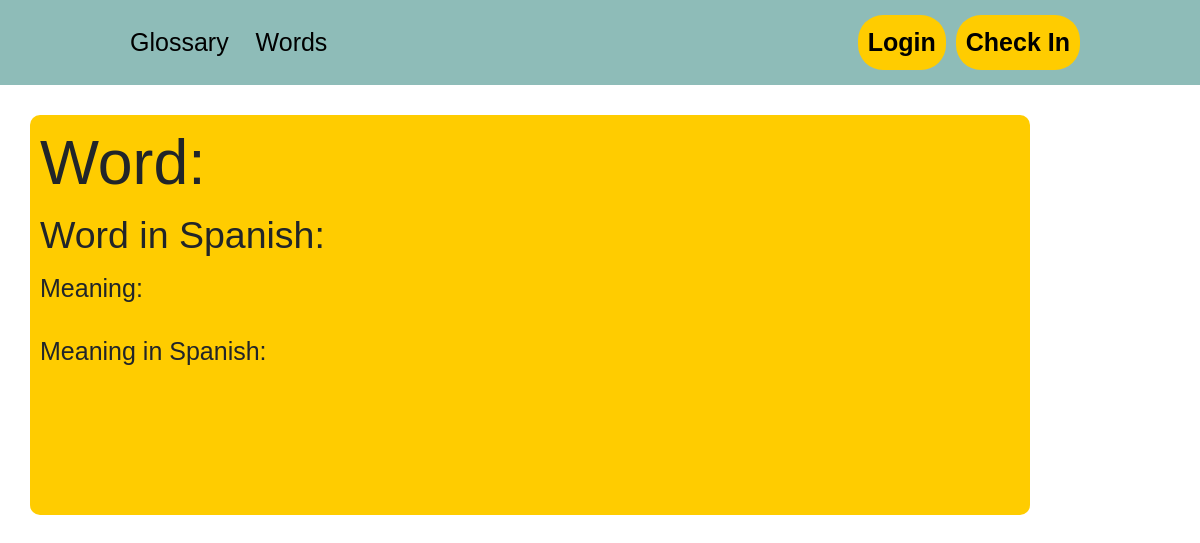
/show_word/10, run on an earlier commit of the app's database.
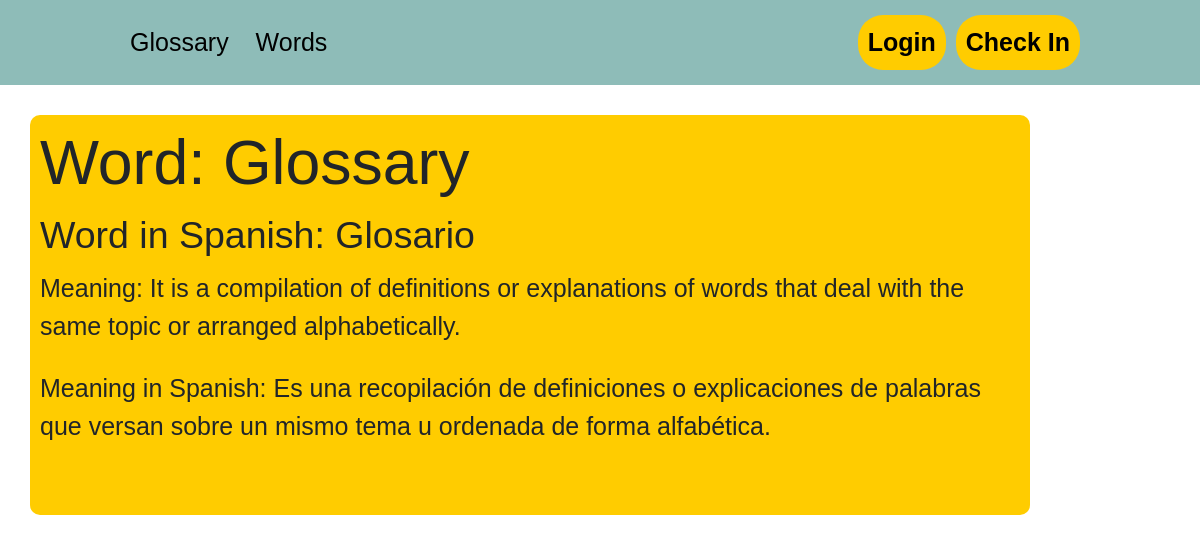
And on a later commit of the database.
### tables this page shows
CREATE TABLE "palabra" (
	"id"	INTEGER NOT NULL,
	"english"	TEXT,
	"spanish"	TEXT,
	"id_usuario"	INTEGER,
	"state"	TEXT,
	PRIMARY KEY("id" AUTOINCREMENT)
);

CREATE TABLE "significado" (
	"id"	INTEGER NOT NULL,
	"english"	TEXT,
	"id_palabra"	INTEGER,
	"spanish"	TEXT,
	PRIMARY KEY("id" AUTOINCREMENT)
);

### app.py (the view)
@app.route("/show_word/<id>")
def show_word(id):
    db = DBAccess("database/glosario.db")
    word= db.view_word(int(id))
    meaning= db.view_meaning(int(id))
    return render_template("show_word.html", word= word, meaning= meaning)

### model/DBAccess.py (called while the page is built)
    def view_word(self, id):
        sql= f"SELECT * FROM palabra WHERE id= {id}"
        self.cursor.execute(sql)
        self.con.commit()
        return self.cursor.fetchone()

    def view_meaning(self, id_palabra):
        sql= f"SELECT * FROM significado WHERE id_palabra={id_palabra}"
        self.cursor.execute(sql)
        self.con.commit()
        return self.cursor.fetchone()

### templates/show_word.html
{% extends "layout.html" %}
{% block contenido %}
<body>
      <div class="card_word" >
            <h1>Word: {{word[1]}}</h1>
            <h4>Word in Spanish: {{word[2]}}</h4>
            <p>Meaning: {{meaning[1]}}</p>
            <p>Meaning in Spanish: {{meaning[3]}}</p>
      </div>
</body>
{% endblock %}

### templates/layout.html (shortened to what this page needs)
<!DOCTYPE html>
<html lang="en">
<head>
    <link rel="stylesheet" href="https://www.dafont.com/es/spicy-potatos.font">
    <link rel="stylesheet" href="{{ url_for('static', filename='style.css') }}">
    <link href="https://cdn.jsdelivr.net/npm/bootstrap@5.2.3/dist/css/bootstrap.min.css" rel="stylesheet"
>
    <link href='https://unpkg.com/boxicons@2.1.4/css/boxicons.min.css' rel='stylesheet'>
    <link rel="stylesheet" href="{{ url_for('static', filename='script.js') }}">
    <link rel="stylesheet" href="https://cdnjs.cloudflare.com/ajax/libs/font-awesome/6.4.0/css/all.min.css" />
</head>
<body>
<header class="header">
    <nav>
        <ul class="nav-links">
            <li><a href="/">Glossary</a></li>
            <li><a href="/my_words">Words</a></li>
        </ul>
    </nav>
    <div class="btns-container">
        {% if 'logueado' in session %}
            <a href="/logout" class="btn_Logout"><button>Logout</button></a>
            {% if session['id_rol'] == 2 %}
                <p >Teacher</p>
            {% elif session['id_rol'] == 1 %}
                <p>Student</p>
            {% endif %}
        {% else %}
            <a href="/login" class="btn_Login"><button>Login</button></a>
            <a href="/new_user" class="btn_check_in"><button>Check In</button></a>
        {% endif %}
    </div>
</header>
 {% block contenido %}
 {% endblock %}
</body>
</html>

### static/style.css (style rules this page uses)
* { margin: 0; padding: 0; box-sizing:0; font-family: 'Spicy Potatos', sans-serif; font-size: 25px; }
.header { background-color: #8EBCB8; display: flex; justify-content: space-between; align-items: center; height: 85px; padding: 5px 10%; }
.header .nav-links { list-style: none; margin: 0; padding: 0; }
.header .nav-links li { display: inline-block; padding: 10px; transition: all 0.3s ease 0s; }
.header .nav-links a { font-size: 700; color: #000000; text-decoration: none; transition: all 0.3s ease 0s; }
.header .btns-container { display: flex; align-items: center; }
.header .btn_Login button, .header .btn_check_in button, .header .btn_Logout button { font-weight: 700; color: #000000; padding: 9px 10px; background: #FFCC00; border: none; border-radius: 25px; cursor: pointer; margin-left: 10px; transition: all 0.3s ease 0s; }
.card_word { display: inline-block; background-color: #FFCC00; border-radius: 10px; width:1000px; height: 400px; margin: 30px; padding: 10px; }

What changed in the data, as far as the page shows it:
added palabra: english "Glossary", spanish "Glosario"
added significado: english "It is a compilation of definitions or explanations of words that deal with the same topic or arranged alphabetically.", spanish "Es una recopilación de definiciones o explicaciones de palabras que versan sobre un mismo tema u ordenada de forma alfabética."
